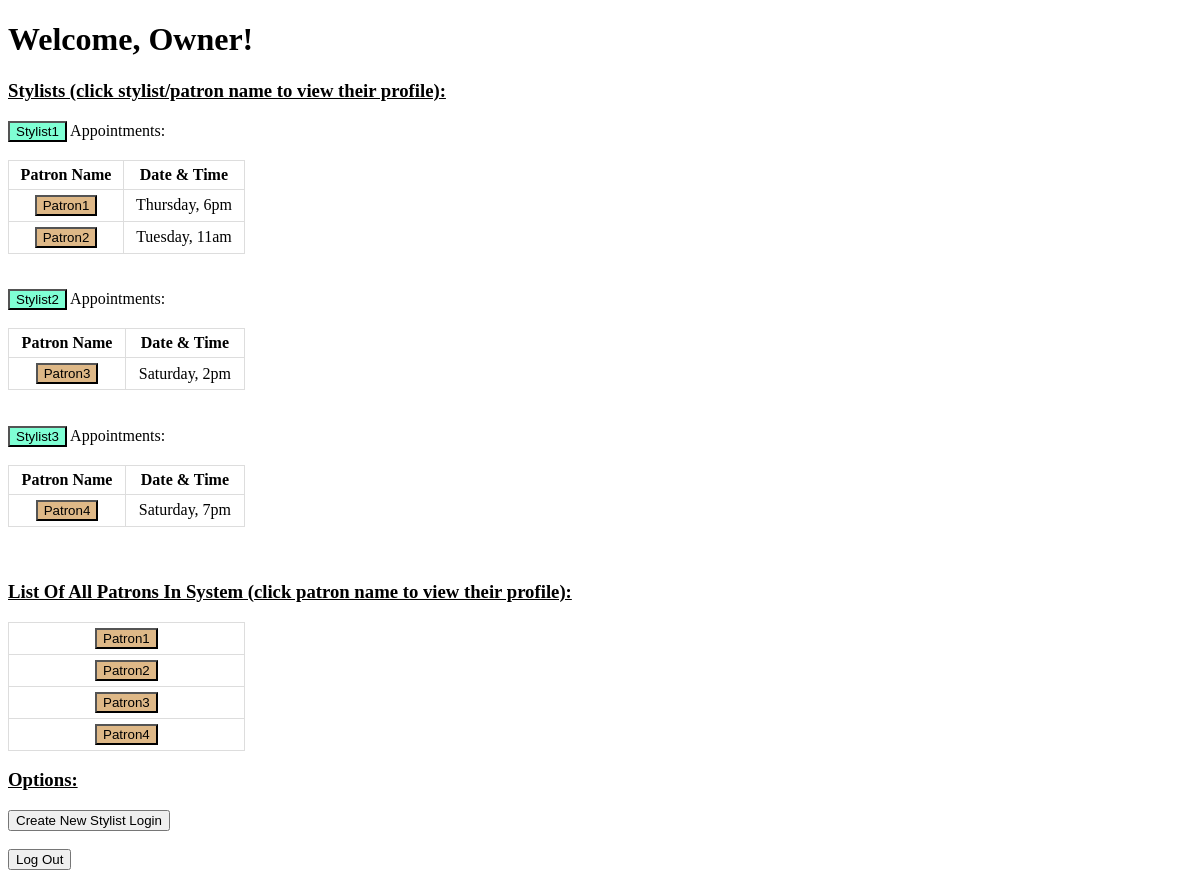
The app's page /owner-page/, older data.
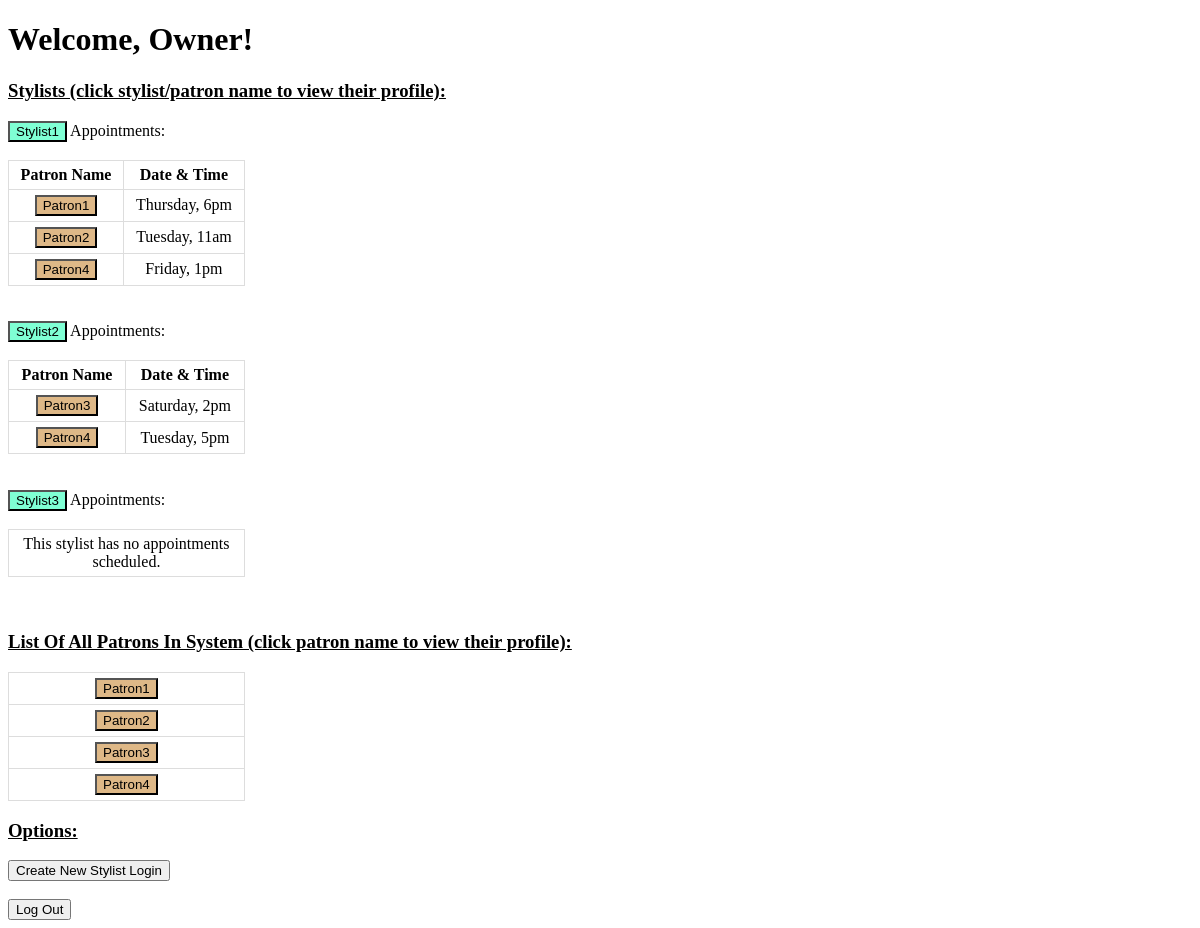
The same page, newer data.
### salon.py (models this page shows, shortened)
class Stylist(db.Model):
    id = db.Column(db.Integer, primary_key=True)
    name = db.Column(db.String(80))
    username = db.Column(db.String(80))
    password = db.Column(db.String(80))
    appointments = db.relationship('Appointment', backref='stylist', lazy='select')

class Appointment(db.Model):
    id = db.Column(db.Integer, primary_key=True)
    day = db.Column(db.String(80))
    time = db.Column(db.String(80))
    stylist_id = db.Column(db.Integer, db.ForeignKey('stylist.id'))
    patron_id = db.Column(db.Integer, db.ForeignKey('patron.id'))

class Patron(db.Model):
    id = db.Column(db.Integer, primary_key=True)
    name = db.Column(db.String(80))
    username = db.Column(db.String(80))
    password = db.Column(db.String(80))
    appointments = db.relationship('Appointment', backref='patron', lazy='select')

### salon.py (the view)
@app.route("/owner-page/", methods=["GET"])
def owner_page():
    return render_template("owner.html", stylists=Stylist.query.all(), patrons=Patron.query.all())

### templates/owner.html (shortened to what this page needs)
{% extends 'base.html' %}
{% block content %}
<h1>Welcome, Owner!</h1>
<div>
    <h3><u>Stylists (click stylist/patron name to view their profile):</u></h3>
    {% if stylists %}
        {% for stylist in stylists %}
            <form action="{{ url_for('stylist_page', stylist=stylist.name, owner='yes') }}" method="get">
                <input style="background-color:aquamarine" type="submit" value="{{stylist.name}}"/>
                Appointments: <br><br>
            </form>
            <table>
            {% if stylist.appointments%}
            <th>Patron Name</th>
            <th>Date & Time</th>
                {% for appointment in stylist.appointments %}
                    <tr>
                        <td>
                            <form action="{{ url_for('patron_page', patron=appointment.patron.name) }}" method="get">
                                <input style="background-color:burlywood" type="submit" value="{{appointment.patron.name}}"/>
                            </form>
                        </td>
                        <td>
                            {{ appointment.day }}, {{ appointment.time }}
                        </td>
                    <tr>
                {% endfor %}
            {% else %}
                <tr><td>This stylist has no appointments scheduled.</td></tr>
            {% endif %}
            </table>
            <br>
            <br>
        {% endfor %}
    {% endif %}
</div>
<h3><u>List Of All Patrons In System (click patron name to view their profile):</u></h3>
<table>
    {% if patrons %}
        {% for patron in patrons %}
            <tr><td>
                <form action="{{ url_for('patron_page', patron=patron.name) }}" method="get">
                        <input style="background-color:burlywood" type="submit" value="{{patron.name}}"/>
                </form>
            </td></tr>
        {% endfor %}
    {% else %}
    <tr><td>There are no patrons in the system!</td></tr>
    {% endif %}
</table>
<h3><u>Options:</u></h3>
<div>
    <form action="{{ url_for('stylist_creation_page') }}" method="get">
        <input type="submit" value="Create New Stylist Login"/>
    </form>
</div>
<br>
<div>
    <form action="{{ url_for('login_page') }}" method="get">
        <input type="submit" value="Log Out"/>
    </form>
</div>
{% endblock %}

### templates/base.html (shortened to what this page needs)
<!DOCTYPE html>
<html lang="en">
<head>
</head>
<body>
    {% block content %}
    {% endblock %}
</body>
</html>

### templates/owner.html (style rules this page uses)
table { border-collapse: collapse; width: 20%; }
td, th { border: 1px solid #dddddd; text-align: center; padding: 5px; }

Row changes from the older to the newer data that the page shows:
removed Appointment: patron.name "Patron4", day "Saturday", time "7pm", shown under Stylist "Stylist3"
added Appointment: patron.name "Patron4", day "Friday", time "1pm", shown under Stylist "Stylist1"
added Appointment: patron.name "Patron4", day "Tuesday", time "5pm", shown under Stylist "Stylist2"
computed for Stylist "Stylist3": text "Patron Name Date & Time" → "This stylist has no appointments scheduled."
